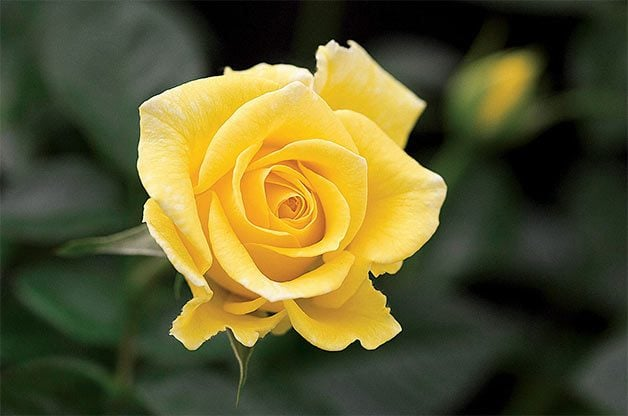
#> input picture yellow-miniflora-rose-david-austin-roses.jpg, 628 x 416 px, found by its file name
$ python opencv_demo.py
#> lines starting #> are read from the running program, lines starting #| are printed output that depends on the picture; after the words box and inside, x2 and y2 are one past the last pixel; in counts of white or black regions, pixels touching at a corner belong together
#> further down, original_image is the input picture: shape (416, 628, 3); mean B, G, R 45.2, 88, 92.2
import cv2
import numpy as np

def change_yellow_to_red(image_path, output_path):
    image = cv2.imread(image_path)

    lower_yellow = np.array([0, 100, 100]) # bgr values for lower yellow
    upper_yellow = np.array([100, 255, 255]) # bgr values for upper yellow

    mask_yellow = cv2.inRange(image, lower_yellow, upper_yellow)
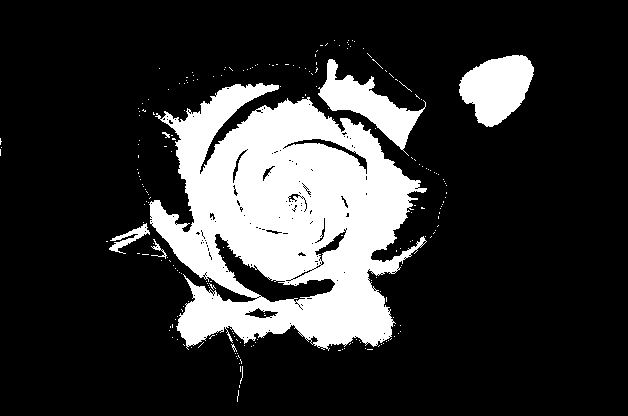
#> mask_yellow: shape (416, 628); 20.1% white; 220 white regions (214 under 20 px), largest, box (x1, y1, x2, y2) and area: (149, 83, 427, 351) 44617, (459, 55, 534, 127) 3606, (318, 59, 426, 156) 3292, (109, 223, 150, 254) 393, (151, 239, 167, 259) 74, (162, 132, 170, 138) 24

    red_bgr = np.array([0, 0, 255]) # Define the red color in BGR space

    image[mask_yellow > 0] = red_bgr  # changing yellow to red
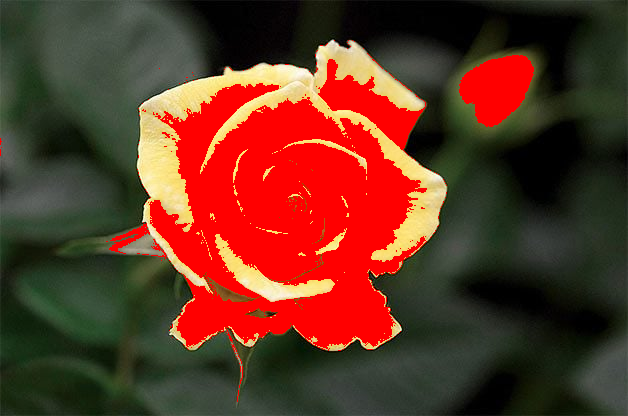
#> image: shape (416, 628, 3); mean B, G, R 35, 52.4, 98.6

    cv2.imwrite(output_path, image)

    return image

input_image_path = '/Users/sidkduggal/Documents/Code/iKites/yellow-miniflora-rose-david-austin-roses.jpg'
output_image_path = '/Users/sidkduggal/Documents/Code/iKites/modified_image.jpg'
original_image = cv2.imread(input_image_path)

modified_image = change_yellow_to_red(input_image_path, output_image_path)

cv2.imshow('Original Image', original_image)
cv2.imshow('Modified Image', modified_image)

cv2.waitKey(0)
cv2.destroyAllWindows()
